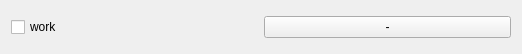
<?xml version="1.0" encoding="UTF-8"?>
<ui version="4.0">
 <class>taskItem</class>
 <widget class="QWidget" name="taskItem">
  <property name="geometry">
   <rect>
    <x>0</x>
    <y>0</y>
    <width>522</width>
    <height>54</height>
   </rect>
  </property>
  <property name="windowTitle">
   <string>Form</string>
  </property>
  <layout class="QGridLayout" name="gridLayout">
   <item row="0" column="0">
    <widget class="QCheckBox" name="checkBox">
     <property name="text">
      <string>work</string>
     </property>
    </widget>
   </item>
   <item row="0" column="1">
    <widget class="QPushButton" name="remove_pushButton">
     <property name="text">
      <string>-</string>
     </property>
    </widget>
   </item>
  </layout>
 </widget>
 <resources/>
 <connections/>
</ui>
